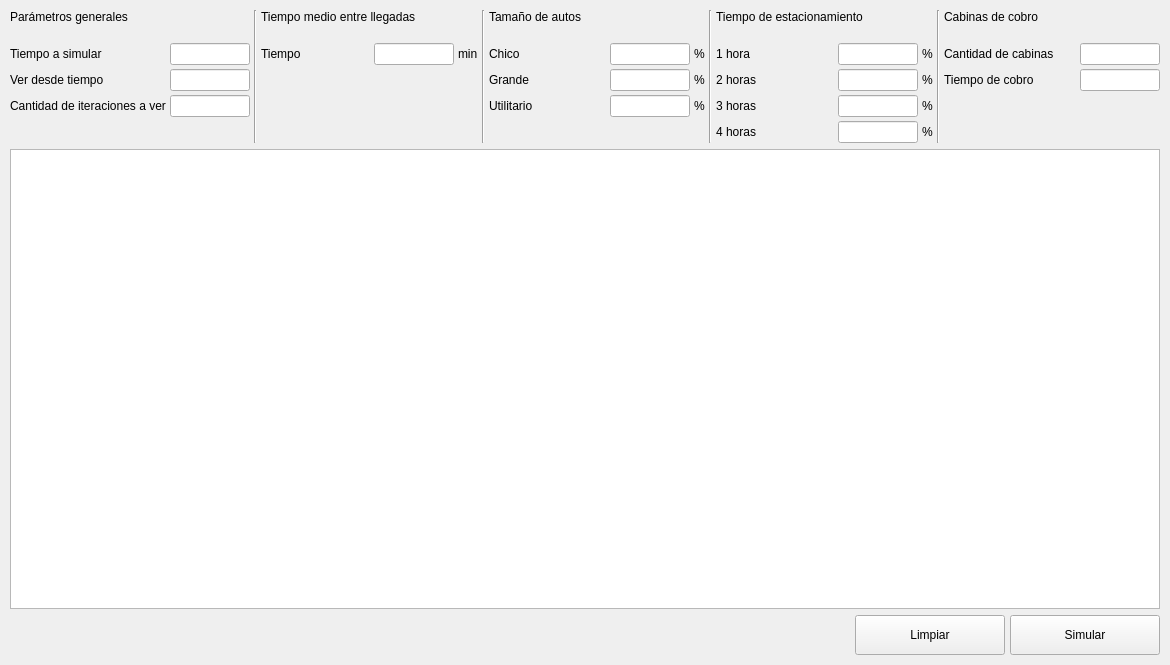
  <widget class="QWidget" name="central_widget">
   <layout class="QGridLayout" name="gridLayout">
    <property name="leftMargin">
     <number>10</number>
    </property>
    <property name="topMargin">
     <number>10</number>
    </property>
    <property name="rightMargin">
     <number>10</number>
    </property>
    <property name="bottomMargin">
     <number>10</number>
    </property>
    <property name="horizontalSpacing">
     <number>5</number>
    </property>
    <item row="2" column="0">
     <layout class="QHBoxLayout" name="lyt_vertical_0_1">
      <property name="spacing">
       <number>5</number>
      </property>
      <item>
       <spacer name="separator_horizontal_13">
        <property name="orientation">
         <enum>Qt::Horizontal</enum>
        </property>
        <property name="sizeHint" stdset="0">
         <size>
          <width>40</width>
          <height>20</height>
         </size>
        </property>
       </spacer>
      </item>
      <item>
       <widget class="QPushButton" name="btn_limpiar">
        <property name="minimumSize">
         <size>
          <width>150</width>
          <height>40</height>
         </size>
        </property>
        <property name="text">
         <string>Limpiar</string>
        </property>
       </widget>
      </item>
      <item>
       <widget class="QPushButton" name="btn_simular">
        <property name="minimumSize">
         <size>
          <width>150</width>
          <height>40</height>
         </size>
        </property>
        <property name="text">
         <string>Simular</string>
        </property>
       </widget>
      </item>
     </layout>
    </item>
    <item row="0" column="0">
     <layout class="QVBoxLayout" name="lyt_vertical_0_0">
      <property name="sizeConstraint">
       <enum>QLayout::SetMaximumSize</enum>
      </property>
      <item>
       <layout class="QHBoxLayout" name="lyt_horizontal_1_0">
        <property name="spacing">
         <number>4</number>
        </property>
        <item>
         <layout class="QVBoxLayout" name="lyt_vertical_2_0">
          <item>
           <widget class="QLabel" name="lbl_parametros">
            <property name="sizePolicy">
             <sizepolicy hsizetype="Preferred" vsizetype="Fixed">
              <horstretch>0</horstretch>
              <verstretch>0</verstretch>
             </sizepolicy>
            </property>
            <property name="text">
             <string>Parámetros generales</string>
            </property>
           </widget>
          </item>
          <item>
           <spacer name="separator_vertical_0">
            <property name="orientation">
             <enum>Qt::Vertical</enum>
            </property>
            <property name="sizeType">
             <enum>QSizePolicy::Fixed</enum>
            </property>
            <property name="sizeHint" stdset="0">
             <size>
              <width>0</width>
              <height>15</height>
             </size>
            </property>
           </spacer>
          </item>
          <item>
           <layout class="QHBoxLayout" name="lyt_horizontal_3_0">
            <item>
             <widget class="QLabel" name="lbl_tiempo_simulacion">
              <property name="text">
               <string>Tiempo a simular</string>
              </property>
             </widget>
            </item>
            <item>
             <spacer name="separator_horizontal_0">
              <property name="orientation">
               <enum>Qt::Horizontal</enum>
              </property>
              <property name="sizeHint" stdset="0">
               <size>
                <width>0</width>
                <height>0</height>
               </size>
              </property>
             </spacer>
            </item>
            <item>
             <widget class="QLineEdit" name="txt_tiempo_simulacion">
              <property name="sizePolicy">
               <sizepolicy hsizetype="Minimum" vsizetype="Fixed">
                <horstretch>0</horstretch>
                <verstretch>0</verstretch>
               </sizepolicy>
              </property>
              <property name="maximumSize">
               <size>
                <width>80</width>
                <height>16777215</height>
               </size>
              </property>
              <property name="maxLength">
               <number>6</number>
              </property>
             </widget>
            </item>
           </layout>
          </item>
          <item>
           <layout class="QHBoxLayout" name="lyt_horizontal_3_1">
            <item>
             <widget class="QLabel" name="lbl_tiempo_desde">
              <property name="text">
               <string>Ver desde tiempo</string>
              </property>
             </widget>
            </item>
            <item>
             <spacer name="separator_horizontal_1">
              <property name="orientation">
               <enum>Qt::Horizontal</enum>
              </property>
              <property name="sizeHint" stdset="0">
               <size>
                <width>0</width>
                <height>0</height>
               </size>
              </property>
             </spacer>
            </item>
            <item>
             <widget class="QLineEdit" name="txt_tiempo_desde">
              <property name="sizePolicy">
               <sizepolicy hsizetype="Minimum" vsizetype="Fixed">
                <horstretch>0</horstretch>
                <verstretch>0</verstretch>
               </sizepolicy>
              </property>
              <property name="maximumSize">
               <size>
                <width>80</width>
                <height>16777215</height>
               </size>
              </property>
              <property name="maxLength">
               <number>6</number>
              </property>
             </widget>
            </item>
           </layout>
          </item>
          <item>
           <layout class="QHBoxLayout" name="lyt_horizontal_3_2">
            <item>
             <widget class="QLabel" name="lbl_cantidad_iteraciones">
              <property name="text">
               <string>Cantidad de iteraciones a ver</string>
              </property>
             </widget>
            </item>
            <item>
             <spacer name="separator_horizontal_2">
              <property name="orientation">
               <enum>Qt::Horizontal</enum>
              </property>
              <property name="sizeHint" stdset="0">
               <size>
                <width>0</width>
                <height>0</height>
               </size>
              </property>
             </spacer>
            </item>
            <item>
             <widget class="QLineEdit" name="txt_cantidad_iteraciones">
              <property name="sizePolicy">
               <sizepolicy hsizetype="Minimum" vsizetype="Fixed">
                <horstretch>0</horstretch>
                <verstretch>0</verstretch>
               </sizepolicy>
              </property>
              <property name="maximumSize">
               <size>
                <width>80</width>
                <height>16777215</height>
               </size>
              </property>
              <property name="maxLength">
               <number>6</number>
              </property>
             </widget>
            </item>
           </layout>
          </item>
          <item>
           <spacer name="separator_vertical_5">
            <property name="orientation">
             <enum>Qt::Vertical</enum>
            </property>
            <property name="sizeType">
             <enum>QSizePolicy::MinimumExpanding</enum>
            </property>
            <property name="sizeHint" stdset="0">
             <size>
              <width>0</width>
              <height>0</height>
             </size>
            </property>
           </spacer>
          </item>
         </layout>
        </item>
        <item>
         <widget class="Line" name="linea_0">
          <property name="orientation">
           <enum>Qt::Vertical</enum>
          </property>
         </widget>
        </item>
        <item>
         <layout class="QVBoxLayout" name="lyt_vertical_2_1">
          <item>
           <widget class="QLabel" name="lbl_tiempo_entre_llegadas_autos">
            <property name="sizePolicy">
             <sizepolicy hsizetype="Preferred" vsizetype="Fixed">
              <horstretch>0</horstretch>
              <verstretch>0</verstretch>
             </sizepolicy>
            </property>
            <property name="text">
             <string>Tiempo medio entre llegadas</string>
            </property>
           </widget>
          </item>
          <item>
           <spacer name="separator_vertical_1">
            <property name="orientation">
             <enum>Qt::Vertical</enum>
            </property>
            <property name="sizeType">
             <enum>QSizePolicy::Fixed</enum>
            </property>
            <property name="sizeHint" stdset="0">
             <size>
              <width>0</width>
              <height>15</height>
             </size>
            </property>
           </spacer>
          </item>
          <item>
           <layout class="QHBoxLayout" name="lyt_horizontal_3_3">
            <item>
             <widget class="QLabel" name="lbl_tiempo_autos">
              <property name="text">
               <string>Tiempo</string>
              </property>
             </widget>
            </item>
            <item>
             <spacer name="separator_horizontal_3">
              <property name="orientation">
               <enum>Qt::Horizontal</enum>
              </property>
              <property name="sizeHint" stdset="0">
               <size>
                <width>0</width>
                <height>0</height>
               </size>
              </property>
             </spacer>
            </item>
            <item>
             <widget class="QLineEdit" name="txt_tiempo_autos">
              <property name="sizePolicy">
               <sizepolicy hsizetype="Minimum" vsizetype="Fixed">
                <horstretch>0</horstretch>
                <verstretch>0</verstretch>
               </sizepolicy>
              </property>
              <property name="maximumSize">
               <size>
                <width>80</width>
                <height>16777215</height>
               </size>
              </property>
              <property name="maxLength">
               <number>3</number>
              </property>
             </widget>
            </item>
            <item>
             <widget class="QLabel" name="lbl_min_0">
              <property name="text">
               <string>min</string>
              </property>
             </widget>
            </item>
           </layout>
          </item>
          <item>
           <spacer name="separator_vertical_6">
            <property name="orientation">
             <enum>Qt::Vertical</enum>
            </property>
            <property name="sizeType">
             <enum>QSizePolicy::MinimumExpanding</enum>
            </property>
            <property name="sizeHint" stdset="0">
             <size>
              <width>0</width>
              <height>0</height>
             </size>
            </property>
           </spacer>
          </item>
         </layout>
        </item>
        <item>
         <widget class="Line" name="linea_1">
          <property name="orientation">
           <enum>Qt::Vertical</enum>
          </property>
         </widget>
        </item>
        <item>
         <layout class="QVBoxLayout" name="lyt_vertical_2_2">
          <item>
           <widget class="QLabel" name="lbl_probabilidades_tamanio_autos">
            <property name="sizePolicy">
             <sizepolicy hsizetype="Preferred" vsizetype="Fixed">
              <horstretch>0</horstretch>
              <verstretch>0</verstretch>
             </sizepolicy>
            </property>
            <property name="text">
             <string>Tamaño de autos</string>
            </property>
           </widget>
          </item>
          <item>
           <spacer name="separator_vertical_2">
            <property name="orientation">
             <enum>Qt::Vertical</enum>
            </property>
            <property name="sizeType">
             <enum>QSizePolicy::Fixed</enum>
            </property>
            <property name="sizeHint" stdset="0">
             <size>
              <width>0</width>
              <height>15</height>
             </size>
            </property>
           </spacer>
          </item>
          <item>
           <layout class="QHBoxLayout" name="lyt_horizontal_3_4">
            <item>
             <widget class="QLabel" name="lbl_probabilidad_chico_autos">
              <property name="text">
               <string>Chico</string>
              </property>
             </widget>
            </item>
            <item>
             <spacer name="separator_horizontal_4">
              <property name="orientation">
               <enum>Qt::Horizontal</enum>
              </property>
              <property name="sizeHint" stdset="0">
               <size>
                <width>0</width>
                <height>0</height>
               </size>
              </property>
             </spacer>
            </item>
            <item>
             <widget class="QLineEdit" name="txt_probabilidad_chico_autos">
              <property name="sizePolicy">
               <sizepolicy hsizetype="Minimum" vsizetype="Fixed">
                <horstretch>0</horstretch>
                <verstretch>0</verstretch>
               </sizepolicy>
              </property>
              <property name="maximumSize">
               <size>
                <width>80</width>
                <height>16777215</height>
               </size>
              </property>
              <property name="maxLength">
               <number>3</number>
              </property>
             </widget>
            </item>
            <item>
             <widget class="QLabel" name="lbl_porcentaje_0">
              <property name="text">
               <string>%</string>
              </property>
             </widget>
            </item>
           </layout>
          </item>
          <item>
           <layout class="QHBoxLayout" name="lyt_horizontal_3_5">
            <item>
             <widget class="QLabel" name="lbl_probabilidad_grande_autos">
              <property name="text">
               <string>Grande</string>
              </property>
             </widget>
            </item>
            <item>
             <spacer name="separator_horizontal_5">
              <property name="orientation">
               <enum>Qt::Horizontal</enum>
              </property>
              <property name="sizeHint" stdset="0">
               <size>
                <width>0</width>
                <height>0</height>
               </size>
              </property>
             </spacer>
            </item>
            <item>
             <widget class="QLineEdit" name="txt_probabilidad_grande_autos">
              <property name="sizePolicy">
               <sizepolicy hsizetype="Minimum" vsizetype="Fixed">
                <horstretch>0</horstretch>
                <verstretch>0</verstretch>
               </sizepolicy>
              </property>
              <property name="maximumSize">
               <size>
                <width>80</width>
                <height>16777215</height>
               </size>
              </property>
              <property name="maxLength">
               <number>3</number>
              </property>
             </widget>
            </item>
            <item>
             <widget class="QLabel" name="lbl_porcentaje_1">
              <property name="text">
               <string>%</string>
              </property>
             </widget>
            </item>
           </layout>
          </item>
          <item>
           <layout class="QHBoxLayout" name="lyt_horizontal_3_6">
            <item>
             <widget class="QLabel" name="lbl_probabilidad_utilitario_autos">
              <property name="text">
               <string>Utilitario</string>
              </property>
             </widget>
            </item>
            <item>
             <spacer name="separator_horizontal_6">
              <property name="orientation">
               <enum>Qt::Horizontal</enum>
              </property>
              <property name="sizeHint" stdset="0">
               <size>
                <width>0</width>
                <height>0</height>
               </size>
              </property>
             </spacer>
            </item>
            <item>
             <widget class="QLineEdit" name="txt_probabilidad_utilitario_autos">
              <property name="sizePolicy">
               <sizepolicy hsizetype="Minimum" vsizetype="Fixed">
                <horstretch>0</horstretch>
                <verstretch>0</verstretch>
               </sizepolicy>
              </property>
              <property name="maximumSize">
               <size>
                <width>80</width>
                <height>16777215</height>
               </size>
              </property>
              <property name="maxLength">
               <number>3</number>
              </property>
             </widget>
            </item>
            <item>
             <widget class="QLabel" name="lbl_porcentaje_2">
              <property name="text">
               <string>%</string>
              </property>
             </widget>
            </item>
           </layout>
          </item>
          <item>
           <spacer name="separator_vertical_7">
            <property name="orientation">
             <enum>Qt::Vertical</enum>
            </property>
            <property name="sizeType">
             <enum>QSizePolicy::MinimumExpanding</enum>
            </property>
            <property name="sizeHint" stdset="0">
             <size>
              <width>0</width>
              <height>0</height>
             </size>
            </property>
           </spacer>
          </item>
         </layout>
        </item>
        <item>
         <widget class="Line" name="linea_2">
          <property name="orientation">
           <enum>Qt::Vertical</enum>
          </property>
         </widget>
        </item>
        <item>
         <layout class="QVBoxLayout" name="lyt_vertical_2_3">
          <item>
           <widget class="QLabel" name="lbl_probabilidades_tiempo_estacionamiento">
            <property name="sizePolicy">
             <sizepolicy hsizetype="Preferred" vsizetype="Fixed">
              <horstretch>0</horstretch>
              <verstretch>0</verstretch>
             </sizepolicy>
            </property>
            <property name="text">
             <string>Tiempo de estacionamiento</string>
            </property>
           </widget>
          </item>
          <item>
           <spacer name="separator_vertical_3">
            <property name="orientation">
             <enum>Qt::Vertical</enum>
            </property>
            <property name="sizeType">
             <enum>QSizePolicy::Fixed</enum>
            </property>
            <property name="sizeHint" stdset="0">
             <size>
              <width>0</width>
              <height>15</height>
             </size>
            </property>
           </spacer>
          </item>
          <item>
           <layout class="QHBoxLayout" name="lyt_horizontal_3_7">
            <item>
             <widget class="QLabel" name="lbl_probabilidad_1_tiempo_estacionamiento">
              <property name="text">
               <string>1 hora</string>
              </property>
             </widget>
            </item>
            <item>
             <spacer name="separator_horizontal_7">
              <property name="orientation">
               <enum>Qt::Horizontal</enum>
              </property>
              <property name="sizeHint" stdset="0">
               <size>
                <width>0</width>
                <height>0</height>
               </size>
              </property>
             </spacer>
            </item>
            <item>
             <widget class="QLineEdit" name="txt_probabilidad_1_tiempo_estacionamiento">
              <property name="sizePolicy">
               <sizepolicy hsizetype="Minimum" vsizetype="Fixed">
                <horstretch>0</horstretch>
                <verstretch>0</verstretch>
               </sizepolicy>
              </property>
              <property name="maximumSize">
               <size>
                <width>80</width>
                <height>16777215</height>
               </size>
              </property>
              <property name="maxLength">
               <number>3</number>
              </property>
             </widget>
            </item>
            <item>
             <widget class="QLabel" name="lbl_porcentaje_3">
              <property name="text">
               <string>%</string>
              </property>
             </widget>
            </item>
           </layout>
          </item>
          <item>
           <layout class="QHBoxLayout" name="lyt_horizontal_3_8">
            <item>
             <widget class="QLabel" name="lbl_probabilidad_2_tiempo_estacionamiento">
              <property name="text">
               <string>2 horas</string>
              </property>
             </widget>
            </item>
            <item>
             <spacer name="separator_horizontal_8">
              <property name="orientation">
               <enum>Qt::Horizontal</enum>
              </property>
              <property name="sizeHint" stdset="0">
               <size>
                <width>0</width>
                <height>0</height>
               </size>
              </property>
             </spacer>
            </item>
            <item>
             <widget class="QLineEdit" name="txt_probabilidad_2_tiempo_estacionamiento">
              <property name="sizePolicy">
               <sizepolicy hsizetype="Minimum" vsizetype="Fixed">
                <horstretch>0</horstretch>
                <verstretch>0</verstretch>
               </sizepolicy>
              </property>
              <property name="maximumSize">
               <size>
                <width>80</width>
                <height>16777215</height>
               </size>
              </property>
              <property name="maxLength">
               <number>3</number>
              </property>
             </widget>
            </item>
            <item>
             <widget class="QLabel" name="lbl_porcentaje_4">
              <property name="text">
               <string>%</string>
              </property>
             </widget>
            </item>
           </layout>
          </item>
          <item>
           <layout class="QHBoxLayout" name="lyt_horizontal_3_9">
            <item>
             <widget class="QLabel" name="lbl_probabilidad_3_tiempo_estacionamiento">
              <property name="text">
               <string>3 horas</string>
              </property>
             </widget>
            </item>
            <item>
             <spacer name="separator_horizontal_9">
              <property name="orientation">
               <enum>Qt::Horizontal</enum>
              </property>
              <property name="sizeHint" stdset="0">
               <size>
                <width>0</width>
                <height>0</height>
               </size>
              </property>
             </spacer>
            </item>
            <item>
             <widget class="QLineEdit" name="txt_probabilidad_3_tiempo_estacionamiento">
              <property name="sizePolicy">
               <sizepolicy hsizetype="Minimum" vsizetype="Fixed">
                <horstretch>0</horstretch>
                <verstretch>0</verstretch>
               </sizepolicy>
              </property>
              <property name="maximumSize">
               <size>
                <width>80</width>
                <height>16777215</height>
               </size>
              </property>
              <property name="maxLength">
               <number>3</number>
              </property>
             </widget>
            </item>
            <item>
             <widget class="QLabel" name="lbl_porcentaje_5">
              <property name="text">
               <string>%</string>
              </property>
             </widget>
            </item>
           </layout>
          </item>
          <item>
           <layout class="QHBoxLayout" name="lyt_horizontal_3_10">
            <item>
             <widget class="QLabel" name="lbl_probabilidad_4_tiempo_estacionamiento">
              <property name="text">
               <string>4 horas</string>
              </property>
             </widget>
            </item>
            <item>
             <spacer name="separator_horizontal_10">
              <property name="orientation">
               <enum>Qt::Horizontal</enum>
              </property>
              <property name="sizeHint" stdset="0">
               <size>
                <width>0</width>
                <height>0</height>
               </size>
              </property>
             </spacer>
            </item>
            <item>
             <widget class="QLineEdit" name="txt_probabilidad_4_tiempo_estacionamiento">
              <property name="sizePolicy">
               <sizepolicy hsizetype="Minimum" vsizetype="Fixed">
                <horstretch>0</horstretch>
                <verstretch>0</verstretch>
               </sizepolicy>
              </property>
              <property name="maximumSize">
               <size>
                <width>80</width>
                <height>16777215</height>
               </size>
              </property>
              <property name="maxLength">
               <number>3</number>
              </property>
             </widget>
            </item>
            <item>
             <widget class="QLabel" name="lbl_porcentaje_6">
              <property name="text">
               <string>%</string>
              </property>
             </widget>
            </item>
           </layout>
          </item>
          <item>
           <spacer name="separator_vertical_8">
            <property name="orientation">
             <enum>Qt::Vertical</enum>
            </property>
            <property name="sizeType">
             <enum>QSizePolicy::MinimumExpanding</enum>
            </property>
            <property name="sizeHint" stdset="0">
             <size>
              <width>0</width>
              <height>0</height>
             </size>
            </property>
           </spacer>
          </item>
         </layout>
        </item>
        <item>
         <widget class="Line" name="linea_3">
          <property name="orientation">
           <enum>Qt::Vertical</enum>
          </property>
         </widget>
        </item>
        <item>
         <layout class="QVBoxLayout" name="lyt_vertical_2_4">
          <item>
           <widget class="QLabel" name="lbl_cabinas_cobro">
            <property name="sizePolicy">
             <sizepolicy hsizetype="Preferred" vsizetype="Fixed">
              <horstretch>0</horstretch>
              <verstretch>0</verstretch>
             </sizepolicy>
            </property>
            <property name="text">
             <string>Cabinas de cobro</string>
            </property>
           </widget>
          </item>
          <item>
           <spacer name="separator_vertical_4">
            <property name="orientation">
             <enum>Qt::Vertical</enum>
            </property>
            <property name="sizeType">
             <enum>QSizePolicy::Fixed</enum>
            </property>
            <property name="sizeHint" stdset="0">
             <size>
              <width>0</width>
              <height>15</height>
             </size>
            </property>
           </spacer>
          </item>
          <item>
           <layout class="QHBoxLayout" name="lyt_horizontal_3_11">
            <item>
             <widget class="QLabel" name="lbl_cantidad_cabinas_cobro">
              <property name="text">
               <string>Cantidad de cabinas</string>
              </property>
             </widget>
            </item>
            <item>
             <spacer name="separator_horizontal_11">
              <property name="orientation">
               <enum>Qt::Horizontal</enum>
              </property>
              <property name="sizeHint" stdset="0">
               <size>
                <width>0</width>
                <height>0</height>
               </size>
              </property>
             </spacer>
            </item>
            <item>
             <widget class="QLineEdit" name="txt_cantidad_cabinas_cobro">
              <property name="sizePolicy">
               <sizepolicy hsizetype="Minimum" vsizetype="Fixed">
                <horstretch>0</horstretch>
                <verstretch>0</verstretch>
               </sizepolicy>
              </property>
              <property name="maximumSize">
               <size>
                <width>80</width>
                <height>16777215</height>
               </size>
              </property>
              <property name="maxLength">
               <number>4</number>
              </property>
             </widget>
            </item>
           </layout>
          </item>
          <item>
           <layout class="QHBoxLayout" name="lyt_horizontal_3_12">
            <item>
             <widget class="QLabel" name="lbl_tiempo_cobro">
              <property name="text">
               <string>Tiempo de cobro</string>
              </property>
             </widget>
            </item>
            <item>
             <spacer name="separator_horizontal_12">
              <property name="orientation">
               <enum>Qt::Horizontal</enum>
              </property>
              <property name="sizeHint" stdset="0">
               <size>
                <width>0</width>
                <height>0</height>
               </size>
              </property>
             </spacer>
            </item>
            <item>
             <widget class="QLineEdit" name="txt_tiempo_cobro">
              <property name="maximumSize">
               <size>
                <width>80</width>
                <height>16777215</height>
               </size>
              </property>
              <property name="maxLength">
               <number>4</number>
              </property>
             </widget>
            </item>
           </layout>
          </item>
          <item>
           <spacer name="separator_vertical_9">
            <property name="orientation">
             <enum>Qt::Vertical</enum>
            </property>
            <property name="sizeType">
             <enum>QSizePolicy::MinimumExpanding</enum>
            </property>
            <property name="sizeHint" stdset="0">
             <size>
              <width>0</width>
              <height>0</height>
             </size>
            </property>
           </spacer>
          </item>
         </layout>
        </item>
       </layout>
      </item>
     </layout>
    </item>
    <item row="1" column="0">
     <widget class="QTableWidget" name="grid_iteraciones_simuladas">
      <property name="minimumSize">
       <size>
        <width>1150</width>
        <height>460</height>
       </size>
      </property>
      <attribute name="horizontalHeaderVisible">
       <bool>true</bool>
      </attribute>
      <attribute name="horizontalHeaderDefaultSectionSize">
       <number>150</number>
      </attribute>
      <attribute name="verticalHeaderVisible">
       <bool>false</bool>
      </attribute>
     </widget>
    </item>
   </layout>
  </widget>
